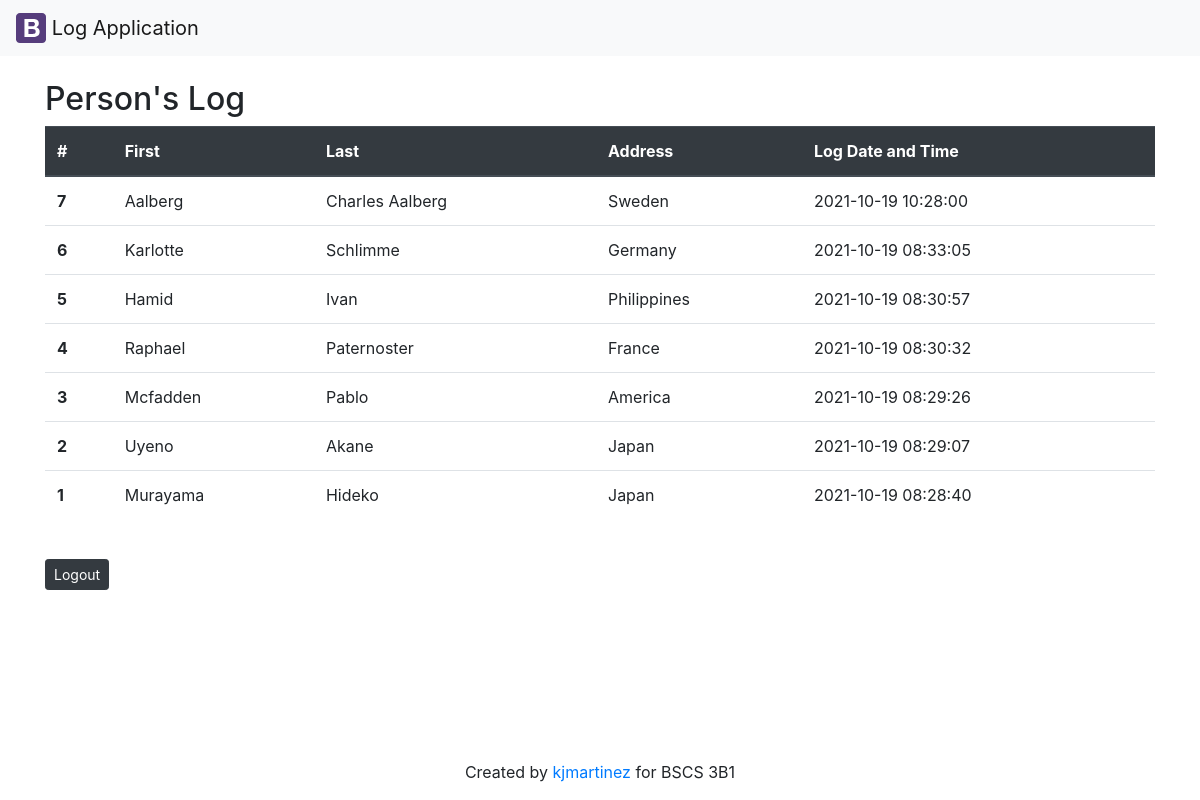
/guestbook-list.php, run on the app's committed database.
### tables this page shows
CREATE TABLE `person` (
  `pid` int NOT NULL AUTO_INCREMENT,
  `lastname` varchar(45) NOT NULL,
  `firstname` varchar(45) NOT NULL,
  `address` varchar(45) NOT NULL,
  `logdt` timestamp NULL DEFAULT NULL,
  PRIMARY KEY (`pid`)
);

### guestbook-list.php (the view, shortened to what this page needs)
<?php
	require('config/db.php');
    $query = 'SELECT * FROM person ORDER BY pid DESC';
    $result = mysqli_query($conn, $query);
    $posts = mysqli_fetch_all($result, MYSQLI_ASSOC);
?>
<?php include('inc/header.php'); ?>
	<div class="container">
    <br/>
		<h2>Person's Log</h2>
        <table class="table">
                <thead class="thead-dark">
                    <tr>
                    <th scope="col">#</th>
                    <th scope="col">First</th>
                    <th scope="col">Last</th>
                    <th scope="col">Address</th>
                    <th scope="col">Log Date and Time</th>
                    </tr>
                </thead>
			<div class="well">
                <tbody>
                <?php foreach($posts as $person) : ?>
                    <tr>
                    <th scope="row"><?php echo $person['pid'];?></th>
                    <td><?php echo $person['lastname'];?></td>
                    <td><?php echo $person['firstname'];?></td>
                    <td><?php echo $person['address'];?></td>
                    <td><?php echo $person['logdt'];?></td>
                    </tr>
                <?php endforeach; ?>
                </tbody>
            </div>
        </table>
        <br/>
        <button type="button" class="btn btn-dark btn-sm" onclick="document.location='guestbook-login.php'">Logout</button>
</div>
<?php include('inc/footer.php'); ?>

### inc/header.php (shortened to what this page needs)
<!DOCTYPE html>
<html lang="en">
<head>
  <link rel="stylesheet" href="https://maxcdn.bootstrapcdn.com/bootstrap/4.5.2/css/bootstrap.min.css">
</head>
<body class="d-flex flex-column min-vh-100">
	<?php include('navbar.php'); ?>

### inc/navbar.php
<nav class="navbar navbar-light bg-light">
  <a class="navbar-brand" href="#">
    <img src="img/bootstrap.svg" width="30" height="30" class="d-inline-block align-top" alt="" loading="lazy">
    Log Application
  </a>
</nav>

### inc/footer.php
<footer class="mastfoot mt-auto" style="text-align: center;">
    <div class="inner">
      <p>Created by <a href="https://github.com/Ivan0146">kjmartinez</a> for BSCS 3B1</p>
    </div>
</footer>
  </body>
</html>

### data on the page
person: pid "7", lastname "Aalberg", firstname "Charles Aalberg", address "Sweden", logdt "2021-10-19 10:28:00"
person: pid "6", lastname "Karlotte", firstname "Schlimme", address "Germany", logdt "2021-10-19 08:33:05"
person: pid "5", lastname "Hamid", firstname "Ivan", address "Philippines", logdt "2021-10-19 08:30:57"
person: pid "4", lastname "Raphael", firstname "Paternoster", address "France", logdt "2021-10-19 08:30:32"
person: pid "3", lastname "Mcfadden", firstname "Pablo", address "America", logdt "2021-10-19 08:29:26"
person: pid "2", lastname "Uyeno", firstname "Akane", address "Japan", logdt "2021-10-19 08:29:07"
person: pid "1", lastname "Murayama", firstname "Hideko", address "Japan", logdt "2021-10-19 08:28:40"
